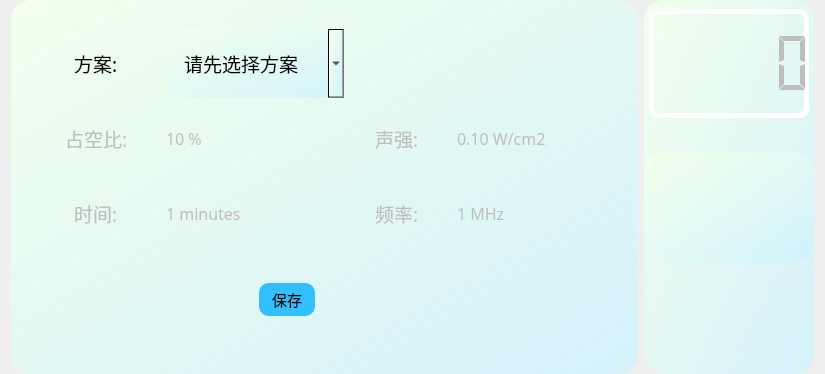
      <widget class="QWidget" name="contentPage_2">
       <layout class="QHBoxLayout" name="horizontalLayout_7" stretch="4,1">
        <property name="topMargin">
         <number>0</number>
        </property>
        <property name="bottomMargin">
         <number>0</number>
        </property>
        <item>
         <widget class="QFrame" name="framePara_2">
          <property name="sizePolicy">
           <sizepolicy hsizetype="Expanding" vsizetype="Expanding">
            <horstretch>0</horstretch>
            <verstretch>0</verstretch>
           </sizepolicy>
          </property>
          <property name="minimumSize">
           <size>
            <width>400</width>
            <height>0</height>
           </size>
          </property>
          <property name="maximumSize">
           <size>
            <width>1024</width>
            <height>16777215</height>
           </size>
          </property>
          <property name="font">
           <font>
            <family>楷体</family>
           </font>
          </property>
          <property name="autoFillBackground">
           <bool>false</bool>
          </property>
          <property name="styleSheet">
           <string notr="true">background-color: qlineargradient(spread:pad, x1:0, y1:0, x2:1, y2:1, stop:0 rgba(242, 255, 236, 255), stop:1 rgba(205, 242, 255, 198));
border-radius:20px;
padding:20px;</string>
          </property>
          <property name="frameShape">
           <enum>QFrame::StyledPanel</enum>
          </property>
          <property name="frameShadow">
           <enum>QFrame::Raised</enum>
          </property>
          <layout class="QGridLayout" name="gridLayout_7" rowstretch="1,1,1,1" columnstretch="1,3,1,3">
           <item row="0" column="0" alignment="Qt::AlignHCenter|Qt::AlignVCenter">
            <widget class="QLabel" name="planLabel_2">
             <property name="font">
              <font>
               <family>楷体</family>
               <pointsize>14</pointsize>
              </font>
             </property>
             <property name="styleSheet">
              <string notr="true">background-color:transparent;</string>
             </property>
             <property name="text">
              <string>方案: </string>
             </property>
            </widget>
           </item>
           <item row="0" column="1" alignment="Qt::AlignLeft|Qt::AlignVCenter">
            <widget class="QComboBox" name="planComboBox_2">
             <property name="sizePolicy">
              <sizepolicy hsizetype="Fixed" vsizetype="Fixed">
               <horstretch>0</horstretch>
               <verstretch>0</verstretch>
              </sizepolicy>
             </property>
             <property name="minimumSize">
              <size>
               <width>180</width>
               <height>30</height>
              </size>
             </property>
             <property name="maximumSize">
              <size>
               <width>180</width>
               <height>16777215</height>
              </size>
             </property>
             <property name="font">
              <font>
               <family>楷体</family>
               <pointsize>14</pointsize>
              </font>
             </property>
             <property name="currentIndex">
              <number>-1</number>
             </property>
             <property name="placeholderText">
              <string>请先选择方案</string>
             </property>
             <item>
              <property name="text">
               <string>添加自定义+++</string>
              </property>
             </item>
            </widget>
           </item>
           <item row="1" column="0" alignment="Qt::AlignHCenter|Qt::AlignVCenter">
            <widget class="QLabel" name="zkbLabel_2">
             <property name="enabled">
              <bool>false</bool>
             </property>
             <property name="sizePolicy">
              <sizepolicy hsizetype="Preferred" vsizetype="Expanding">
               <horstretch>0</horstretch>
               <verstretch>0</verstretch>
              </sizepolicy>
             </property>
             <property name="font">
              <font>
               <family>楷体</family>
               <pointsize>14</pointsize>
              </font>
             </property>
             <property name="styleSheet">
              <string notr="true">background-color:transparent;</string>
             </property>
             <property name="text">
              <string>占空比: </string>
             </property>
            </widget>
           </item>
           <item row="1" column="1" alignment="Qt::AlignLeft">
            <widget class="QSpinBox" name="zkbSpinBox_2">
             <property name="enabled">
              <bool>false</bool>
             </property>
             <property name="sizePolicy">
              <sizepolicy hsizetype="Expanding" vsizetype="Preferred">
               <horstretch>0</horstretch>
               <verstretch>0</verstretch>
              </sizepolicy>
             </property>
             <property name="minimumSize">
              <size>
               <width>140</width>
               <height>30</height>
              </size>
             </property>
             <property name="maximumSize">
              <size>
               <width>140</width>
               <height>50</height>
              </size>
             </property>
             <property name="sizeIncrement">
              <size>
               <width>0</width>
               <height>0</height>
              </size>
             </property>
             <property name="baseSize">
              <size>
               <width>0</width>
               <height>0</height>
              </size>
             </property>
             <property name="font">
              <font>
               <family>微软雅黑</family>
               <pointsize>12</pointsize>
              </font>
             </property>
             <property name="styleSheet">
              <string notr="true">background-color:transparent;
padding:0px;
</string>
             </property>
             <property name="suffix">
              <string extracomment="%"> %</string>
             </property>
             <property name="minimum">
              <number>10</number>
             </property>
             <property name="maximum">
              <number>100</number>
             </property>
             <property name="singleStep">
              <number>10</number>
             </property>
             <property name="stepType">
              <enum>QAbstractSpinBox::DefaultStepType</enum>
             </property>
             <property name="displayIntegerBase">
              <number>10</number>
             </property>
            </widget>
           </item>
           <item row="1" column="2" alignment="Qt::AlignHCenter|Qt::AlignVCenter">
            <widget class="QLabel" name="soundLabel_2">
             <property name="enabled">
              <bool>false</bool>
             </property>
             <property name="sizePolicy">
              <sizepolicy hsizetype="Preferred" vsizetype="Expanding">
               <horstretch>0</horstretch>
               <verstretch>0</verstretch>
              </sizepolicy>
             </property>
             <property name="font">
              <font>
               <family>楷体</family>
               <pointsize>14</pointsize>
              </font>
             </property>
             <property name="styleSheet">
              <string notr="true">background-color:transparent;</string>
             </property>
             <property name="text">
              <string>声强: </string>
             </property>
            </widget>
           </item>
           <item row="1" column="3" alignment="Qt::AlignLeft">
            <widget class="QDoubleSpinBox" name="soundDoubleSpinBox_2">
             <property name="enabled">
              <bool>false</bool>
             </property>
             <property name="sizePolicy">
              <sizepolicy hsizetype="Expanding" vsizetype="Preferred">
               <horstretch>0</horstretch>
               <verstretch>0</verstretch>
              </sizepolicy>
             </property>
             <property name="minimumSize">
              <size>
               <width>140</width>
               <height>30</height>
              </size>
             </property>
             <property name="maximumSize">
              <size>
               <width>140</width>
               <height>50</height>
              </size>
             </property>
             <property name="font">
              <font>
               <family>微软雅黑</family>
               <pointsize>12</pointsize>
              </font>
             </property>
             <property name="styleSheet">
              <string notr="true">background-color:transparent;
padding:0px;
</string>
             </property>
             <property name="suffix">
              <string> W/cm2</string>
             </property>
             <property name="minimum">
              <double>0.100000000000000</double>
             </property>
             <property name="maximum">
              <double>3.000000000000000</double>
             </property>
             <property name="singleStep">
              <double>0.100000000000000</double>
             </property>
             <property name="stepType">
              <enum>QAbstractSpinBox::DefaultStepType</enum>
             </property>
             <property name="value">
              <double>0.100000000000000</double>
             </property>
            </widget>
           </item>
           <item row="2" column="0" alignment="Qt::AlignHCenter|Qt::AlignVCenter">
            <widget class="QLabel" name="timeLabel_2">
             <property name="enabled">
              <bool>false</bool>
             </property>
             <property name="sizePolicy">
              <sizepolicy hsizetype="Preferred" vsizetype="Expanding">
               <horstretch>0</horstretch>
               <verstretch>0</verstretch>
              </sizepolicy>
             </property>
             <property name="font">
              <font>
               <family>楷体</family>
               <pointsize>14</pointsize>
              </font>
             </property>
             <property name="styleSheet">
              <string notr="true">background-color:transparent;</string>
             </property>
             <property name="text">
              <string>时间: </string>
             </property>
            </widget>
           </item>
           <item row="2" column="1" alignment="Qt::AlignLeft">
            <widget class="QSpinBox" name="timeSpinBox_2">
             <property name="enabled">
              <bool>false</bool>
             </property>
             <property name="sizePolicy">
              <sizepolicy hsizetype="Expanding" vsizetype="Preferred">
               <horstretch>0</horstretch>
               <verstretch>0</verstretch>
              </sizepolicy>
             </property>
             <property name="minimumSize">
              <size>
               <width>140</width>
               <height>30</height>
              </size>
             </property>
             <property name="maximumSize">
              <size>
               <width>140</width>
               <height>50</height>
              </size>
             </property>
             <property name="font">
              <font>
               <family>微软雅黑</family>
               <pointsize>12</pointsize>
              </font>
             </property>
             <property name="styleSheet">
              <string notr="true">background-color:transparent;
padding:0px;
</string>
             </property>
             <property name="suffix">
              <string> minutes</string>
             </property>
             <property name="minimum">
              <number>1</number>
             </property>
             <property name="maximum">
              <number>20</number>
             </property>
            </widget>
           </item>
           <item row="2" column="2" alignment="Qt::AlignHCenter|Qt::AlignVCenter">
            <widget class="QLabel" name="freqLabel_2">
             <property name="enabled">
              <bool>false</bool>
             </property>
             <property name="sizePolicy">
              <sizepolicy hsizetype="Preferred" vsizetype="Expanding">
               <horstretch>0</horstretch>
               <verstretch>0</verstretch>
              </sizepolicy>
             </property>
             <property name="font">
              <font>
               <family>楷体</family>
               <pointsize>14</pointsize>
              </font>
             </property>
             <property name="styleSheet">
              <string notr="true">background-color:transparent;</string>
             </property>
             <property name="text">
              <string>频率: </string>
             </property>
            </widget>
           </item>
           <item row="2" column="3" alignment="Qt::AlignLeft">
            <widget class="QSpinBox" name="freqSpinBox_2">
             <property name="enabled">
              <bool>false</bool>
             </property>
             <property name="sizePolicy">
              <sizepolicy hsizetype="Expanding" vsizetype="Preferred">
               <horstretch>0</horstretch>
               <verstretch>0</verstretch>
              </sizepolicy>
             </property>
             <property name="minimumSize">
              <size>
               <width>140</width>
               <height>30</height>
              </size>
             </property>
             <property name="maximumSize">
              <size>
               <width>140</width>
               <height>50</height>
              </size>
             </property>
             <property name="font">
              <font>
               <family>微软雅黑</family>
               <pointsize>12</pointsize>
              </font>
             </property>
             <property name="styleSheet">
              <string notr="true">background-color:transparent;
padding:0px;
</string>
             </property>
             <property name="suffix">
              <string> MHz</string>
             </property>
             <property name="minimum">
              <number>1</number>
             </property>
             <property name="maximum">
              <number>3</number>
             </property>
             <property name="singleStep">
              <number>2</number>
             </property>
             <property name="displayIntegerBase">
              <number>10</number>
             </property>
            </widget>
           </item>
           <item row="3" column="0" colspan="2" alignment="Qt::AlignRight|Qt::AlignVCenter">
            <widget class="QStackedWidget" name="saveStackedWidget_1">
             <property name="styleSheet">
              <string notr="true">background-color:transparent;</string>
             </property>
             <property name="currentIndex">
              <number>0</number>
             </property>
             <widget class="QWidget" name="savePage_1">
              <layout class="QVBoxLayout" name="verticalLayout_4">
               <item>
                <widget class="QPushButton" name="saveSelfPushButton_2">
                 <property name="sizePolicy">
                  <sizepolicy hsizetype="Expanding" vsizetype="Expanding">
                   <horstretch>0</horstretch>
                   <verstretch>0</verstretch>
                  </sizepolicy>
                 </property>
                 <property name="font">
                  <font>
                   <family>楷体</family>
                   <pointsize>11</pointsize>
                  </font>
                 </property>
                 <property name="styleSheet">
                  <string notr="true">background-color: rgb(49, 192, 253);
border-radius:10px;
padding:5px;</string>
                 </property>
                 <property name="text">
                  <string>  保存  </string>
                 </property>
                 <property name="checkable">
                  <bool>true</bool>
                 </property>
                 <property name="autoExclusive">
                  <bool>true</bool>
                 </property>
                </widget>
               </item>
              </layout>
             </widget>
             <widget class="QWidget" name="savePage_2"/>
            </widget>
           </item>
           <item row="3" column="2" colspan="2" alignment="Qt::AlignLeft|Qt::AlignVCenter">
            <widget class="QStackedWidget" name="cancelStackedWidget_1">
             <property name="styleSheet">
              <string notr="true">background-color:transparent;</string>
             </property>
             <widget class="QWidget" name="cancelPage_2"/>
             <widget class="QWidget" name="cancelPage_1">
              <layout class="QVBoxLayout" name="verticalLayout_5">
               <item>
                <widget class="QPushButton" name="cancelSelfPushButton_2">
                 <property name="sizePolicy">
                  <sizepolicy hsizetype="Expanding" vsizetype="Expanding">
                   <horstretch>0</horstretch>
                   <verstretch>0</verstretch>
                  </sizepolicy>
                 </property>
                 <property name="font">
                  <font>
                   <family>楷体</family>
                   <pointsize>11</pointsize>
                  </font>
                 </property>
                 <property name="styleSheet">
                  <string notr="true">background-color: rgb(49, 192, 253);
border-radius:10px;
padding:5px;</string>
                 </property>
                 <property name="text">
                  <string>  取消  </string>
                 </property>
                 <property name="checkable">
                  <bool>true</bool>
                 </property>
                 <property name="autoExclusive">
                  <bool>true</bool>
                 </property>
                </widget>
               </item>
              </layout>
             </widget>
            </widget>
           </item>
          </layout>
         </widget>
        </item>
        <item>
         <widget class="QFrame" name="frameTimer_2">
          <property name="enabled">
           <bool>false</bool>
          </property>
          <property name="sizePolicy">
           <sizepolicy hsizetype="Expanding" vsizetype="Maximum">
            <horstretch>0</horstretch>
            <verstretch>0</verstretch>
           </sizepolicy>
          </property>
          <property name="minimumSize">
           <size>
            <width>170</width>
            <height>0</height>
           </size>
          </property>
          <property name="maximumSize">
           <size>
            <width>256</width>
            <height>960</height>
           </size>
          </property>
          <property name="font">
           <font>
            <family>楷体</family>
           </font>
          </property>
          <property name="styleSheet">
           <string notr="true">border-radius:20px;
background-color: qlineargradient(spread:pad, x1:0, y1:0, x2:1, y2:1, stop:0 rgba(242, 255, 236, 255), stop:1 rgba(205, 242, 255, 198));
padding:0px;
                                           </string>
          </property>
          <property name="frameShape">
           <enum>QFrame::StyledPanel</enum>
          </property>
          <property name="frameShadow">
           <enum>QFrame::Raised</enum>
          </property>
          <layout class="QVBoxLayout" name="verticalLayout_3" stretch="2,2,1">
           <property name="spacing">
            <number>35</number>
           </property>
           <property name="leftMargin">
            <number>0</number>
           </property>
           <property name="rightMargin">
            <number>0</number>
           </property>
           <item>
            <widget class="QLCDNumber" name="timerLcdNumber_2">
             <property name="sizePolicy">
              <sizepolicy hsizetype="Expanding" vsizetype="Expanding">
               <horstretch>0</horstretch>
               <verstretch>0</verstretch>
              </sizepolicy>
             </property>
             <property name="minimumSize">
              <size>
               <width>0</width>
               <height>80</height>
              </size>
             </property>
             <property name="maximumSize">
              <size>
               <width>16777215</width>
               <height>250</height>
              </size>
             </property>
             <property name="styleSheet">
              <string notr="true">border: 5px solid rgb(255, 255, 255);
border-radius: 10px;
background-color:transparent;
margin-left:5px;
margin-right:5px;</string>
             </property>
             <property name="frameShape">
              <enum>QFrame::Box</enum>
             </property>
             <property name="segmentStyle">
              <enum>QLCDNumber::Flat</enum>
             </property>
            </widget>
           </item>
           <item>
            <widget class="QFrame" name="frame_3">
             <property name="sizePolicy">
              <sizepolicy hsizetype="Expanding" vsizetype="Preferred">
               <horstretch>0</horstretch>
               <verstretch>0</verstretch>
              </sizepolicy>
             </property>
             <layout class="QHBoxLayout" name="horizontalLayout_4" stretch="1,2">
              <property name="spacing">
               <number>9</number>
              </property>
              <property name="leftMargin">
               <number>20</number>
              </property>
              <item alignment="Qt::AlignLeft|Qt::AlignVCenter">
               <widget class="QLabel" name="rayLabel_2">
                <property name="sizePolicy">
                 <sizepolicy hsizetype="Expanding" vsizetype="Expanding">
                  <horstretch>0</horstretch>
                  <verstretch>0</verstretch>
                 </sizepolicy>
                </property>
                <property name="minimumSize">
                 <size>
                  <width>41</width>
                  <height>31</height>
                 </size>
                </property>
                <property name="maximumSize">
                 <size>
                  <width>61</width>
                  <height>61</height>
                 </size>
                </property>
                <property name="styleSheet">
                 <string notr="true">background-color: transparent;</string>
                </property>
                <property name="text">
                 <string/>
                </property>
                <property name="pixmap">
                 <pixmap resource="../res/pngConfig.qrc">:/images/camera.png</pixmap>
                </property>
                <property name="scaledContents">
                 <bool>true</bool>
                </property>
               </widget>
              </item>
              <item alignment="Qt::AlignLeft|Qt::AlignVCenter">
               <widget class="QLabel" name="waveLabel_2">
                <property name="sizePolicy">
                 <sizepolicy hsizetype="Expanding" vsizetype="Expanding">
                  <horstretch>0</horstretch>
                  <verstretch>0</verstretch>
                 </sizepolicy>
                </property>
                <property name="minimumSize">
                 <size>
                  <width>0</width>
                  <height>60</height>
                 </size>
                </property>
                <property name="maximumSize">
                 <size>
                  <width>150</width>
                  <height>100</height>
                 </size>
                </property>
                <property name="styleSheet">
                 <string notr="true">background-color: transparent;</string>
                </property>
                <property name="text">
                 <string/>
                </property>
                <property name="pixmap">
                 <pixmap resource="../res/pngConfig.qrc">:/images/wave.gif</pixmap>
                </property>
                <property name="scaledContents">
                 <bool>true</bool>
                </property>
               </widget>
              </item>
             </layout>
            </widget>
           </item>
           <item>
            <widget class="QFrame" name="frame_4">
             <property name="sizePolicy">
              <sizepolicy hsizetype="Maximum" vsizetype="Maximum">
               <horstretch>0</horstretch>
               <verstretch>0</verstretch>
              </sizepolicy>
             </property>
             <property name="maximumSize">
              <size>
               <width>256</width>
               <height>120</height>
              </size>
             </property>
             <property name="styleSheet">
              <string notr="true">background-color:transparent;</string>
             </property>
             <layout class="QHBoxLayout" name="horizontalLayout_5" stretch="1,1,1">
              <property name="spacing">
               <number>12</number>
              </property>
              <property name="leftMargin">
               <number>5</number>
              </property>
              <property name="rightMargin">
               <number>5</number>
              </property>
              <item alignment="Qt::AlignHCenter">
               <widget class="QPushButton" name="btnStart_2">
                <property name="sizePolicy">
                 <sizepolicy hsizetype="Expanding" vsizetype="Expanding">
                  <horstretch>0</horstretch>
                  <verstretch>0</verstretch>
                 </sizepolicy>
                </property>
                <property name="minimumSize">
                 <size>
                  <width>50</width>
                  <height>50</height>
                 </size>
                </property>
                <property name="maximumSize">
                 <size>
                  <width>50</width>
                  <height>50</height>
                 </size>
                </property>
                <property name="styleSheet">
                 <string notr="true">QPushButton{
background-color: transparent;
border-image: url(:/images/start.png);
}
QPushButton:checked{
border-image: url(:/images/starton.png);
}</string>
                </property>
                <property name="text">
                 <string/>
                </property>
                <property name="checkable">
                 <bool>true</bool>
                </property>
                <property name="autoExclusive">
                 <bool>true</bool>
                </property>
                <attribute name="buttonGroup">
                 <string notr="true">spsButtonGroup_2</string>
                </attribute>
               </widget>
              </item>
              <item alignment="Qt::AlignHCenter">
               <widget class="QPushButton" name="btnPause_2">
                <property name="sizePolicy">
                 <sizepolicy hsizetype="Expanding" vsizetype="Expanding">
                  <horstretch>0</horstretch>
                  <verstretch>0</verstretch>
                 </sizepolicy>
                </property>
                <property name="minimumSize">
                 <size>
                  <width>50</width>
                  <height>50</height>
                 </size>
                </property>
                <property name="maximumSize">
                 <size>
                  <width>50</width>
                  <height>50</height>
                 </size>
                </property>
                <property name="styleSheet">
                 <string notr="true">QPushButton{
background-color: transparent;
border-image: url(:/images/pause.png);
}
QPushButton:checked{
border-image: url(:/images/pauseon.png);
}</string>
                </property>
                <property name="text">
                 <string/>
                </property>
                <property name="checkable">
                 <bool>true</bool>
                </property>
                <property name="autoRepeat">
                 <bool>true</bool>
                </property>
                <property name="autoExclusive">
                 <bool>true</bool>
                </property>
                <attribute name="buttonGroup">
                 <string notr="true">spsButtonGroup_2</string>
                </attribute>
               </widget>
              </item>
              <item alignment="Qt::AlignHCenter">
               <widget class="QPushButton" name="btnStop_2">
                <property name="sizePolicy">
                 <sizepolicy hsizetype="Expanding" vsizetype="Expanding">
                  <horstretch>0</horstretch>
                  <verstretch>0</verstretch>
                 </sizepolicy>
                </property>
                <property name="minimumSize">
                 <size>
                  <width>50</width>
                  <height>50</height>
                 </size>
                </property>
                <property name="maximumSize">
                 <size>
                  <width>50</width>
                  <height>50</height>
                 </size>
                </property>
                <property name="styleSheet">
                 <string notr="true">QPushButton{
background-color: transparent;
border-image: url(:/images/stop.png);
}
QPushButton:checked{
border-image: url(:/images/stopon.png);
}</string>
                </property>
                <property name="text">
                 <string/>
                </property>
                <property name="checkable">
                 <bool>true</bool>
                </property>
                <property name="autoExclusive">
                 <bool>true</bool>
                </property>
                <attribute name="buttonGroup">
                 <string notr="true">spsButtonGroup_2</string>
                </attribute>
               </widget>
              </item>
             </layout>
            </widget>
           </item>
          </layout>
         </widget>
        </item>
       </layout>
      </widget>
